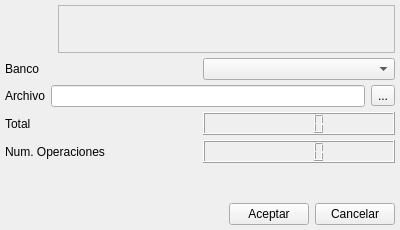
<ui version="4.0" >
 <class>Q19Base</class>
 <widget class="QWidget" name="Q19Base" >
  <property name="geometry" >
   <rect>
    <x>0</x>
    <y>0</y>
    <width>400</width>
    <height>230</height>
   </rect>
  </property>
  <property name="windowTitle" >
   <string>Generacion Q19</string>
  </property>
  <layout class="QVBoxLayout" >
   <property name="margin" >
    <number>5</number>
   </property>
   <property name="spacing" >
    <number>5</number>
   </property>
   <item>
    <layout class="QHBoxLayout" >
     <property name="margin" >
      <number>0</number>
     </property>
     <property name="spacing" >
      <number>5</number>
     </property>
     <item>
      <widget class="QLabel" name="label_5" >
       <property name="minimumSize" >
        <size>
         <width>48</width>
         <height>48</height>
        </size>
       </property>
       <property name="maximumSize" >
        <size>
         <width>48</width>
         <height>48</height>
        </size>
       </property>
       <property name="pixmap" >
        <pixmap resource="../../../bulmages.qrc" >:/Bulmafact48x48/images/png/48x48/i_bulmages_bancos_listado.48x48.png</pixmap>
       </property>
      </widget>
     </item>
     <item>
      <widget class="QFrame" name="frame" >
       <property name="frameShape" >
        <enum>QFrame::StyledPanel</enum>
       </property>
       <property name="frameShadow" >
        <enum>QFrame::Raised</enum>
       </property>
       <layout class="QGridLayout" >
        <property name="margin" >
         <number>5</number>
        </property>
        <property name="spacing" >
         <number>5</number>
        </property>
        <item row="0" column="3" >
         <spacer>
          <property name="orientation" >
           <enum>Qt::Horizontal</enum>
          </property>
          <property name="sizeType" >
           <enum>QSizePolicy::Expanding</enum>
          </property>
          <property name="sizeHint" >
           <size>
            <width>291</width>
            <height>31</height>
           </size>
          </property>
         </spacer>
        </item>
       </layout>
      </widget>
     </item>
    </layout>
   </item>
   <item>
    <layout class="QHBoxLayout" >
     <property name="margin" >
      <number>0</number>
     </property>
     <property name="spacing" >
      <number>6</number>
     </property>
     <item>
      <widget class="QLabel" name="label" >
       <property name="text" >
        <string>Banco</string>
       </property>
      </widget>
     </item>
     <item>
      <widget class="BusquedaBanco" name="mui_idbanco" />
     </item>
    </layout>
   </item>
   <item>
    <layout class="QHBoxLayout" >
     <property name="margin" >
      <number>0</number>
     </property>
     <property name="spacing" >
      <number>6</number>
     </property>
     <item>
      <widget class="QLabel" name="label_2" >
       <property name="text" >
        <string>Archivo</string>
       </property>
      </widget>
     </item>
     <item>
      <widget class="QLineEdit" name="mui_archivo" />
     </item>
     <item>
      <widget class="QToolButton" name="mui_buscararchivo" >
       <property name="text" >
        <string>...</string>
       </property>
      </widget>
     </item>
    </layout>
   </item>
   <item>
    <layout class="QHBoxLayout" >
     <property name="margin" >
      <number>0</number>
     </property>
     <property name="spacing" >
      <number>6</number>
     </property>
     <item>
      <widget class="QLabel" name="label_3" >
       <property name="text" >
        <string>Total</string>
       </property>
      </widget>
     </item>
     <item>
      <widget class="QLCDNumber" name="lcdNumber" />
     </item>
    </layout>
   </item>
   <item>
    <layout class="QHBoxLayout" >
     <property name="margin" >
      <number>0</number>
     </property>
     <property name="spacing" >
      <number>6</number>
     </property>
     <item>
      <widget class="QLabel" name="label_4" >
       <property name="text" >
        <string>Num. Operaciones</string>
       </property>
      </widget>
     </item>
     <item>
      <widget class="QLCDNumber" name="lcdNumber_2" />
     </item>
    </layout>
   </item>
   <item>
    <spacer>
     <property name="orientation" >
      <enum>Qt::Vertical</enum>
     </property>
     <property name="sizeHint" >
      <size>
       <width>20</width>
       <height>40</height>
      </size>
     </property>
    </spacer>
   </item>
   <item>
    <layout class="QHBoxLayout" >
     <property name="margin" >
      <number>0</number>
     </property>
     <property name="spacing" >
      <number>6</number>
     </property>
     <item>
      <spacer>
       <property name="orientation" >
        <enum>Qt::Horizontal</enum>
       </property>
       <property name="sizeHint" >
        <size>
         <width>40</width>
         <height>20</height>
        </size>
       </property>
      </spacer>
     </item>
     <item>
      <widget class="QPushButton" name="mui_aceptar" >
       <property name="text" >
        <string>Aceptar</string>
       </property>
      </widget>
     </item>
     <item>
      <widget class="QPushButton" name="mui_cancelar" >
       <property name="text" >
        <string>Cancelar</string>
       </property>
      </widget>
     </item>
    </layout>
   </item>
  </layout>
 </widget>
 <customwidgets>
  <customwidget>
   <class>BusquedaBanco</class>
   <extends>QComboBox</extends>
   <header>busquedabanco.h</header>
  </customwidget>
 </customwidgets>
 <resources>
  <include location="../../../bulmages.qrc" />
 </resources>
 <connections/>
</ui>
